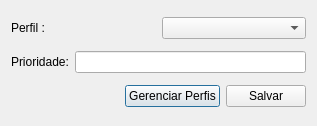
<?xml version="1.0" encoding="UTF-8"?>
<ui version="4.0">
 <class>Dialog</class>
 <widget class="QDialog" name="Dialog">
  <property name="geometry">
   <rect>
    <x>0</x>
    <y>0</y>
    <width>317</width>
    <height>126</height>
   </rect>
  </property>
  <property name="windowTitle">
   <string>Dialog</string>
  </property>
  <layout class="QGridLayout" name="gridLayout">
   <item row="0" column="0">
    <layout class="QHBoxLayout" name="horizontalLayout_3">
     <item>
      <widget class="QLabel" name="label">
       <property name="text">
        <string>Perfil :</string>
       </property>
      </widget>
     </item>
     <item>
      <widget class="QComboBox" name="profileCb"/>
     </item>
    </layout>
   </item>
   <item row="1" column="0">
    <layout class="QHBoxLayout" name="horizontalLayout_2">
     <item>
      <widget class="QLabel" name="label_2">
       <property name="text">
        <string>Prioridade:</string>
       </property>
      </widget>
     </item>
     <item>
      <widget class="QLineEdit" name="priorityLe"/>
     </item>
    </layout>
   </item>
   <item row="2" column="0">
    <layout class="QHBoxLayout" name="horizontalLayout">
     <item>
      <spacer name="horizontalSpacer">
       <property name="orientation">
        <enum>Qt::Horizontal</enum>
       </property>
       <property name="sizeHint" stdset="0">
        <size>
         <width>40</width>
         <height>20</height>
        </size>
       </property>
      </spacer>
     </item>
     <item>
      <widget class="QPushButton" name="userProfileMangerBtn">
       <property name="text">
        <string>Gerenciar Perfis</string>
       </property>
      </widget>
     </item>
     <item>
      <widget class="QPushButton" name="saveBtn">
       <property name="text">
        <string>Salvar</string>
       </property>
      </widget>
     </item>
    </layout>
   </item>
  </layout>
 </widget>
 <tabstops>
  <tabstop>saveBtn</tabstop>
  <tabstop>profileCb</tabstop>
  <tabstop>priorityLe</tabstop>
  <tabstop>userProfileMangerBtn</tabstop>
 </tabstops>
 <resources/>
 <connections/>
</ui>
